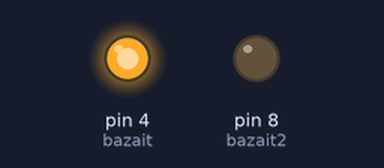
The sketch below on a simulated Arduino Uno, built with avr-gcc and run on an emulated ATmega328P. Shown: output pins drawn as LEDs (lit = HIGH).

Above: at 0.5 s.
At 11.0 s:
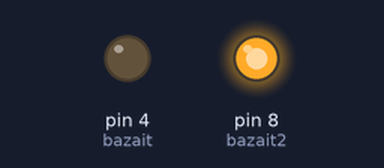
At 25.0 s:
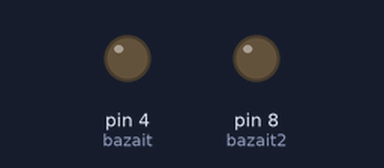
Timing chart, 0 to 33.8 s (numbered marks = the images above):
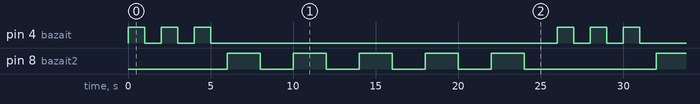

Measured:
- by itself, pin 4 (bazait): repeats every 26.0 s: 2 × (LOW 1.0 s, HIGH 1.0 s), LOW 21.0 s, HIGH 1.0 s
- by itself, pin 8 (bazait2): repeats every 26.0 s: 4 × (LOW 2.0 s, HIGH 2.0 s), LOW 8.0 s, HIGH 2.0 s
- by itself, everything shown: repeats every 26.0 s, in 16 steps

The sketch:

alarm2a.ino.ino
```cpp
int bazait=4;
int bazait2=8;
int p=1000;
int p2=2000;
int t;
int s;


void setup() {
  // put your setup code here, to run once:

pinMode(bazait, OUTPUT);
pinMode(bazait2, OUTPUT);

}
void loop() {
  // put your main code here, to run repeatedly:
for (t=1;t<=3;t=t+1) {
digitalWrite(bazait, HIGH);
delay(p);
digitalWrite(bazait, LOW);
delay(p);
}

for (s=1;s<=5;s=s+1) {
 digitalWrite(bazait2, HIGH);
 delay(p2);
 digitalWrite(bazait2, LOW);
 delay(p2);
}

}
```
